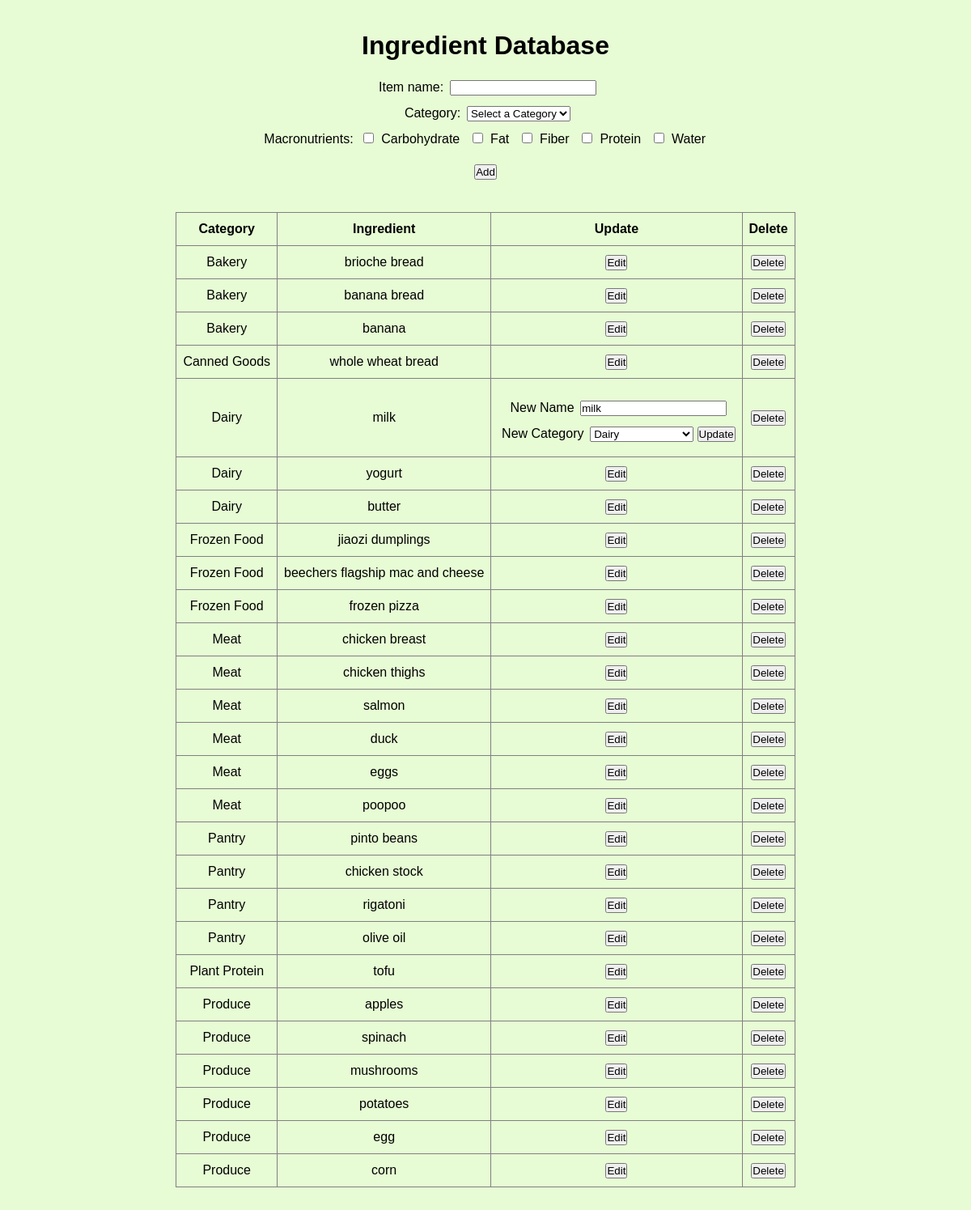
Screenshot of /update/2 with the database file from the repository.
### tables this page shows
CREATE TABLE macronutrient (
    id INTEGER PRIMARY KEY,
    macro_name TEXT UNIQUE NOT NULL
);

CREATE TABLE ingredient (
    id INTEGER PRIMARY KEY,
    ingredient_name TEXT UNIQUE NOT NULL,
    category_id INTEGER NOT NULL,
    FOREIGN KEY (category_id) REFERENCES category(id) ON DELETE RESTRICT
);

CREATE TABLE category (
    id INTEGER PRIMARY KEY,
    category_name TEXT UNIQUE NOT NULL
);

### flaskapp.py (the view)
@app.route('/update/<int:ingredient_id>', methods=['GET'])
def edit_ingredient(ingredient_id):
    db = get_db()
    cur = db.cursor()
    cur.execute("""
        SELECT ingredient.id, ingredient.ingredient_name AS ingredient, category.category_name AS category
        FROM ingredient
        JOIN category ON ingredient.category_id = category.id
        ORDER BY category.category_name;
    """)
    ingredientInventory = cur.fetchall()
    cur.execute("SELECT id, macro_name FROM macronutrient ORDER BY macro_name;")
    macros = [(row["id"], row["macro_name"]) for row in cur.fetchall()]
    cur.execute("SELECT category_name FROM category ORDER BY category_name;")
    categories = [("", "Select a Category")] + [(row["category_name"], row["category_name"]) for row in cur.fetchall()]
    item_form = ItemForm()
    item_form.category.choices = categories
    item_form.macros.choices = macros
    update_form = UpdateForm()
    cur.execute("""
        SELECT ingredient.ingredient_name, category.category_name
        FROM ingredient
        JOIN category ON ingredient.category_id = category.id
        WHERE ingredient.id = ?
    """, (ingredient_id,))
    ingredient = cur.fetchone()
    if ingredient:
        update_form.ingredient_id.data = ingredient_id
        update_form.new_name.data = ingredient["ingredient_name"]
        update_form.new_category.choices = categories
        update_form.new_category.data = ingredient["category_name"]
    return render_template('ingredient.html', ingredientInventory=ingredientInventory, item_form=item_form, update_form=update_form, selected_ingredient_id=ingredient_id)

### forms.py (shortened to what this page needs)
class ItemForm(FlaskForm):
    item = StringField("Add Item", validators=[DataRequired(message="There is nothing to add!"), Length(min=2, max=50, message="Hmm, not sure if that's an item.")])
    category = SelectField("Category", choices=[("", "Select a Category")], validators=[DataRequired(message="Please select a category!")])
    macros = SelectMultipleField("Macronutrients", coerce=int, option_widget=widgets.CheckboxInput(), widget=widgets.ListWidget(prefix_label=False))
    submit = SubmitField("Add")

class UpdateForm(FlaskForm):
    ingredient_id = HiddenField("Ingredient ID")
    new_name = StringField("New Name", validators=[DataRequired(), Length(min=2, max=50)])
    new_category = SelectField("New Category", choices=[("", "Select a Category")], validators=[DataRequired(message="Please select a category!")])
    quantity = StringField('Quantity', validators=[Optional()])
    macros = SelectMultipleField('Macros', validators=[Optional()])
    submit = SubmitField("Update")

### flaskapp.py (called while the page is built)
def get_db():
    db = getattr(g, '_database', None)
    if db is None:
        db = g._database = sqlite3.connect(DATABASE)
        db.row_factory = sqlite3.Row
    return db

@app.teardown_appcontext
def close_connection(exception):
    db = getattr(g, '_database', None)
    if db is not None:
        db.close()

### templates/ingredient.html (shortened to what this page needs)
<!DOCTYPE html>
<html lang="en">
<head>
    <link rel="stylesheet" href="{{ url_for('static', filename='css/style.css') }}">
</head>
<body>
    <h1>Ingredient Database</h1>
    {% include 'add_item.html' %}
    <main>
        <table border="1">
            <thead>
                <tr>
                    <th>Category</th>
                    <th>Ingredient</th>
                    <th>Update</th>
                    <th>Delete</th>
                </tr>
            </thead>
            <tbody>
                {% for ingredient in ingredientInventory %}
                <tr>
                    <td>{{ ingredient['category'] }}</td>
                    <td>{{ ingredient['ingredient'] }}</td>
                    <td>{% include 'update.html' %}</td>
                    <td>{% include 'delete.html' %}</td>
                </tr>
                {% endfor %}
            </tbody>
        </table>
    </main>
</body>
</html>

### templates/add_item.html (shortened to what this page needs)
<form id="add_item" action="/add_item" method="POST" novalidate>
    <label for="item">Item name:</label>
    {{ item_form.item() }}
    <br>
    <label for="category_form">Category:</label>
    {{ item_form.category() }}
    <br>
    <label for="macros">Macronutrients:</label>
    {% for macro in item_form.macros %}
        <label>{{ macro }} {{ macro.label }}</label>
    {% endfor %}
    <br>
    {{ item_form.submit() }}
</form>

### templates/update.html (shortened to what this page needs)
{% if ingredient['id'] != selected_ingredient_id %}
<form id="edit" action="{{ url_for('update_ingredient', ingredient_id=ingredient['id']) }}" method="GET">
    <button type="submit">Edit</button>
</form>
{% else %}
<form id="update" action="{{ url_for('update_ingredient', ingredient_id=ingredient['id']) }}" method="POST">
    {{ update_form.new_name.label }} {{ update_form.new_name() }} <br>
    {{ update_form.new_category.label }} {{ update_form.new_category() }}
    {{ update_form.submit() }}
</form>
{% endif %}

### templates/delete.html (shortened to what this page needs)
<form id="delete" action="{{ url_for('delete_ingredient', ingredient_id=ingredient['id']) }}" method="POST">
    <button type="submit" onclick="return confirm('Are you sure you want to delete this item?');">Delete</button>
</form>

### static/css/style.css (style rules this page uses)
* { padding: 0; margin: 0; box-sizing: border-box; }
html { font-size: 100%; line-height: 1.5; font-family: 'Space Grotesk', sans-serif; background-color: #e7fcd5; }
body { display: flex; flex-direction: column; max-width: 1100px; margin: 0 auto; }
main { display: block; text-align: center; }
h1 { font-size: 2em; text-align: center; margin: 1em auto 0em; }
button { display: inline-block; }
table { margin: 1em auto 3em; border-collapse: collapse; }
td { padding: .5em; text-align: center; vertical-align: middle; }
th { padding: .5em; text-align: center; vertical-align: middle; }
form { display: inline-block; margin-top: 1em; text-align: center; }
form#delete, form#edit { margin: 0; }
form label { display: inline-block; margin: 0 .2em .5em .3em; }

### rows the page displays
macronutrient: label "Carbohydrate"
macronutrient: label "Fat"
macronutrient: label "Fiber"
macronutrient: label "Protein"
macronutrient: label "Water"
ingredient: category "Bakery", ingredient "brioche bread"
ingredient: category "Bakery", ingredient "banana bread"
ingredient: category "Bakery", ingredient "banana"
ingredient: category "Canned Goods", ingredient "whole wheat bread"
ingredient: category "Dairy", ingredient "milk", new_name.label "New Name", new_name "milk", new_category.label "New Category"
ingredient: category "Dairy", ingredient "yogurt"
ingredient: category "Dairy", ingredient "butter"
ingredient: category "Frozen Food", ingredient "jiaozi dumplings"
ingredient: category "Frozen Food", ingredient "beechers flagship mac and cheese"
ingredient: category "Frozen Food", ingredient "frozen pizza"
ingredient: category "Meat", ingredient "chicken breast"
ingredient: category "Meat", ingredient "chicken thighs"
ingredient: category "Meat", ingredient "salmon"
ingredient: category "Meat", ingredient "duck"
ingredient: category "Meat", ingredient "eggs"
ingredient: category "Meat", ingredient "poopoo"
ingredient: category "Pantry", ingredient "pinto beans"
ingredient: category "Pantry", ingredient "chicken stock"
ingredient: category "Pantry", ingredient "rigatoni"
ingredient: category "Pantry", ingredient "olive oil"
ingredient: category "Plant Protein", ingredient "tofu"
ingredient: category "Produce", ingredient "apples"
ingredient: category "Produce", ingredient "spinach"
ingredient: category "Produce", ingredient "mushrooms"
ingredient: category "Produce", ingredient "potatoes"
ingredient: category "Produce", ingredient "egg"
ingredient: category "Produce", ingredient "corn"
